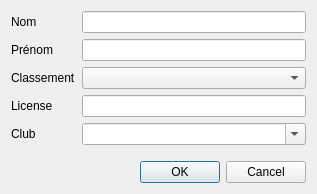
<?xml version="1.0" encoding="UTF-8"?>
<ui version="4.0">
 <class>DialogAddPlayer</class>
 <widget class="QDialog" name="DialogAddPlayer">
  <property name="geometry">
   <rect>
    <x>0</x>
    <y>0</y>
    <width>317</width>
    <height>194</height>
   </rect>
  </property>
  <property name="windowTitle">
   <string>Ajouter un joueur</string>
  </property>
  <layout class="QFormLayout" name="formLayout">
   <item row="0" column="0">
    <widget class="QLabel" name="label">
     <property name="text">
      <string>Nom</string>
     </property>
    </widget>
   </item>
   <item row="0" column="1">
    <widget class="QLineEdit" name="lineEditLastName"/>
   </item>
   <item row="1" column="0">
    <widget class="QLabel" name="label_2">
     <property name="text">
      <string>Prénom</string>
     </property>
    </widget>
   </item>
   <item row="1" column="1">
    <widget class="QLineEdit" name="lineEditFirstName"/>
   </item>
   <item row="6" column="0" colspan="2">
    <widget class="QDialogButtonBox" name="buttonBox">
     <property name="orientation">
      <enum>Qt::Horizontal</enum>
     </property>
     <property name="standardButtons">
      <set>QDialogButtonBox::Cancel|QDialogButtonBox::Ok</set>
     </property>
    </widget>
   </item>
   <item row="5" column="0">
    <spacer name="verticalSpacer">
     <property name="orientation">
      <enum>Qt::Vertical</enum>
     </property>
     <property name="sizeHint" stdset="0">
      <size>
       <width>20</width>
       <height>40</height>
      </size>
     </property>
    </spacer>
   </item>
   <item row="2" column="0">
    <widget class="QLabel" name="label_3">
     <property name="text">
      <string>Classement</string>
     </property>
    </widget>
   </item>
   <item row="2" column="1">
    <widget class="QComboBox" name="comboBoxRank"/>
   </item>
   <item row="3" column="0">
    <widget class="QLabel" name="label_4">
     <property name="text">
      <string>License</string>
     </property>
    </widget>
   </item>
   <item row="3" column="1">
    <widget class="QLineEdit" name="lineEditLic"/>
   </item>
   <item row="4" column="0">
    <widget class="QLabel" name="label_5">
     <property name="text">
      <string>Club</string>
     </property>
    </widget>
   </item>
   <item row="4" column="1">
    <widget class="QComboBox" name="comboBoxClub">
     <property name="editable">
      <bool>true</bool>
     </property>
    </widget>
   </item>
  </layout>
 </widget>
 <resources/>
 <connections>
  <connection>
   <sender>buttonBox</sender>
   <signal>accepted()</signal>
   <receiver>DialogAddPlayer</receiver>
   <slot>accept()</slot>
   <hints>
    <hint type="sourcelabel">
     <x>248</x>
     <y>254</y>
    </hint>
    <hint type="destinationlabel">
     <x>157</x>
     <y>274</y>
    </hint>
   </hints>
  </connection>
  <connection>
   <sender>buttonBox</sender>
   <signal>rejected()</signal>
   <receiver>DialogAddPlayer</receiver>
   <slot>reject()</slot>
   <hints>
    <hint type="sourcelabel">
     <x>316</x>
     <y>260</y>
    </hint>
    <hint type="destinationlabel">
     <x>286</x>
     <y>274</y>
    </hint>
   </hints>
  </connection>
 </connections>
</ui>
